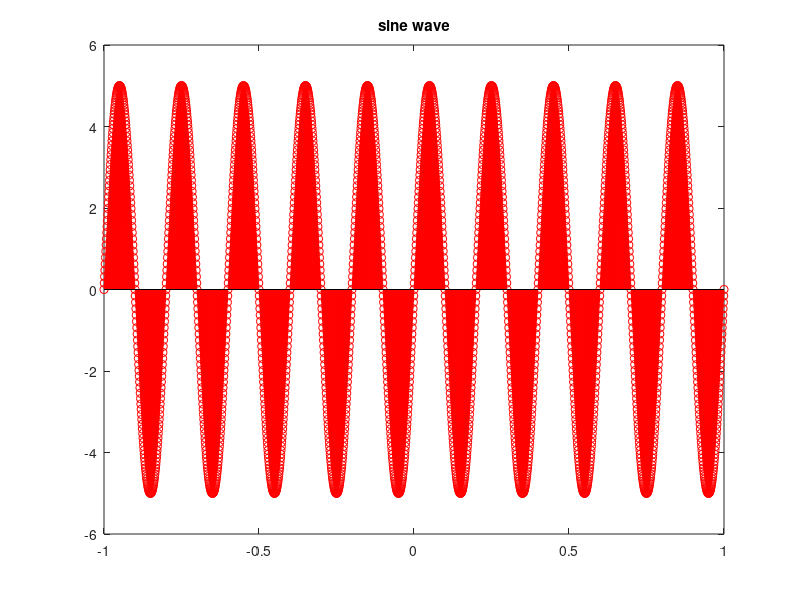

MATLAB code to generate this figure: (Note: this script raises an error after producing the figure.)
clc
close all
clear all
t=-1:0.001:1
vm=input('Input vm')
fm=input('Input fm')
m=vm*sin(2*pi*fm*t)
stem(t,m,'r')
title('sine wave')
XLABEL('time')
YLABEL('amplitude')
grid on;